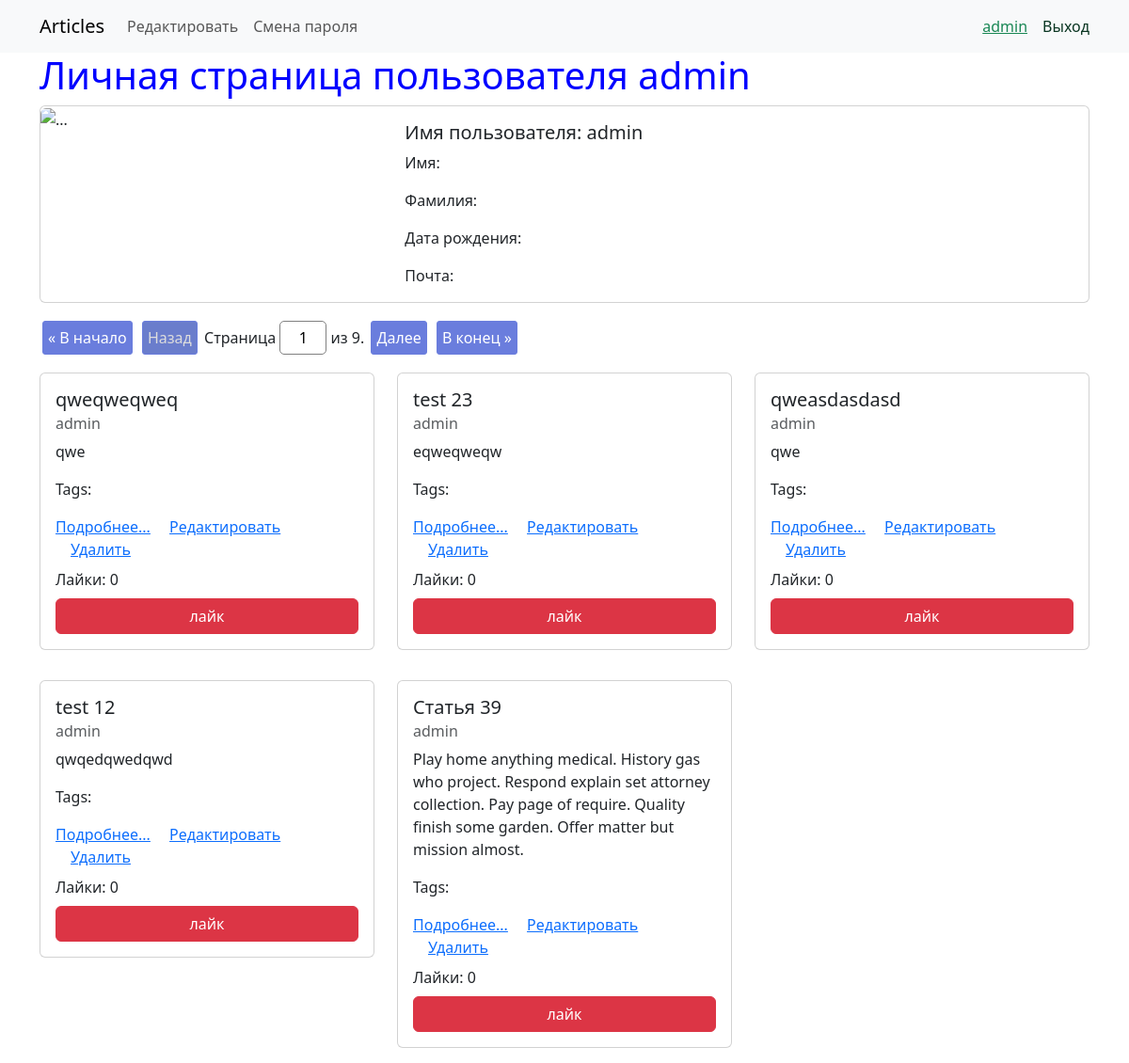
/accounts/1/ (signed in), run on the app's committed database.
### webapp/models.py (models this page shows, shortened)
class AbstractModel(models.Model):
    created_at = models.DateTimeField(verbose_name='Время создания', auto_now_add=True)
    updated_at = models.DateTimeField(auto_now=True, verbose_name='Время изменения')
    class Meta:
        abstract = True

class Article(AbstractModel):
    title = models.CharField(max_length=50, null=False, blank=False, validators=[MinLengthValidator(4), ],
                             verbose_name="Заголовок")
    content = models.TextField(max_length=3000, null=False, blank=False, verbose_name='Контент')
    author = models.ForeignKey(get_user_model(), default=1, related_name='articles', on_delete=models.CASCADE, verbose_name="Автор")
    tags = models.ManyToManyField('webapp.Tag', blank=True, related_name='articles', verbose_name='Теги')
    likes = models.ManyToManyField(get_user_model(), related_name='loved_articles')
    def get_absolute_url(self):
        return reverse('webapp:article_view', kwargs={'pk': self.pk})

### accounts/views.py (the view)
# urls.py: path('<int:pk>/', UserDetailView.as_view(), name='user_detail'),
class UserDetailView(LoginRequiredMixin, DetailView):
    model = get_user_model()
    template_name = 'user_detail.html'
    context_object_name = 'user_obj'
    paginate_related_by = 5
    paginate_related_orphans = 0
    def get_context_data(self, **kwargs):
        articles = self.object.articles.order_by('-created_at')
        paginator = Paginator(articles, self.paginate_related_by, orphans=self.paginate_related_orphans)
        page_number = self.request.GET.get('page', 1)
        page = paginator.get_page(page_number)
        kwargs['page_obj'] = page
        kwargs['articles'] = page.object_list
        kwargs['is_paginated'] = page.has_other_pages()
        return super().get_context_data(**kwargs)

### accounts/templates/user_detail.html (shortened to what this page needs)
{% extends 'base.html' %}
{% block menu %}
        {% if request.user.is_authenticated and request.user == user_obj %}
            <a class="nav-link" aria-current="page" href="{% url 'accounts:user_change' request.user.pk %}">Редактировать</a>
            <a class="nav-link" aria-current="page" href="{% url 'accounts:password_change' request.user.pk %}">Смена пароля</a>
        {% endif %}
{% endblock %}
{% block content %}
    <h1>Личная страница пользователя {{ user_obj.get_full_name|default:user_obj.username }}</h1>
    <div class="card mb-3">
        <div class="row g-0">
            <div class="col-md-4">
                <img src="{{ user_obj.profile.avatar.url }}" class="img-fluid rounded-start" alt="...">
            </div>
            <div class="col-md-8">
                <div class="card-body">
                    <h5 class="card-title">Имя пользователя: {{ user_obj.username }}</h5>
                    <p class="card-text">Имя: {{ user_obj.first_name }}</p>
                    <p class="card-text">Фамилия: {{ user_obj.last_name }}</p>
                    <p class="card-text">Дата рождения: {{ user_obj.profile.birth_date|date:'d.m.Y' }}</p>
                    <p class="card-text">Почта: {{ user_obj.email }}</p>
                </div>
            </div>
        </div>
    </div>
    {% include 'partial/article_list.html' %}
{% endblock %}

### webapp/templates/base.html (shortened to what this page needs)
{% load static %}
<!doctype html>
<html lang="en">
<head>
    <link href="https://cdn.jsdelivr.net/npm/bootstrap@5.3.2/dist/css/bootstrap.min.css" rel="stylesheet"
>
    <link rel="stylesheet" href="{% static 'css/style.css' %}">
</head>
<body>
<nav class="navbar navbar-expand-lg bg-body-tertiary">
    <div class="container">
        <a class="navbar-brand" href="{% url 'webapp:index' %}">Articles</a>
        <div class="collapse navbar-collapse" id="navbarNavAltMarkup">
            <div class="navbar-nav me-auto mb-2 mb-lg-0">
                {% block menu %}{% endblock %}
            </div>
            <div class="d-flex">
                {% if not request.user.is_authenticated %}
                    <a class="text-primary-emphasis text-decoration-none me-3" aria-current="page"
                       href="{% url 'accounts:user_create' %}?next={{ request.get_full_path }}">Регистрация</a>
                    <a class="text-success-emphasis text-decoration-none" aria-current="page"
                       href="{% url 'accounts:login' %}?next={{ request.get_full_path }}">Вход</a>
                {% else %}
                    <a href="{% url 'accounts:user_detail' request.user.id %}" class="text-success me-3">{{ request.user }}</a>
                    <a class="text-success-emphasis text-decoration-none" aria-current="page"
                       href="{% url 'accounts:logout' %}?next={{ request.get_full_path }}">Выход</a>
                {% endif %}
            </div>
        </div>
    </div>
</nav>
<div class="container">
    {% block content %}
    {% endblock %}
</div>
</body>
</html>

### webapp/templates/partial/article_list.html (shortened to what this page needs)
    {% if is_paginated %}
    	{% include 'partial/pagination.html' %}
    {% endif %}
    <div class="row row-cols-3">
        {% for article in articles %}
            <div class="col">
                <div class="card my-3">
                    <div class="card-body">
                        <h5 class="card-title">{{ article.title }}</h5>
                        <h6 class="card-subtitle mb-2 text-body-secondary">{{ article.author }}</h6>
                        <p class="card-text">{{ article.content }}</p>
                        <p class="card-text">Tags:
                        </p>
                        <a href="{{ article.get_absolute_url }}" class="card-link">Подробнее...</a>
                    {% if perms.webapp.change_article or article.author == request.user %}
                        <a href="{% url 'webapp:article_update_view' pk=article.pk %}" class="card-link">Редактировать</a>
                    {% endif %}
                    {% if perms.webapp.delete_article or article.author == request.user %}
                        <a href="{% url 'webapp:article_delete_view' pk=article.pk %}" class="card-link">Удалить</a>
                    {% endif %}
                    <p class="card-text my-2">Лайки: <span id="likes_count_{{ article.pk }}">{{ article.likes.count }}</span></p>
                        {% if request.user.is_authenticated %}
                            <a class="btn btn-danger d-block likes" href="{% url 'webapp:article_like' article.pk %}" data-span-count-id="likes_count_{{ article.pk }}">
                                {% if request.user in article.likes.all %}анлайк
                                {% else %}лайк
                                {% endif %}</a>
                        {% endif %}
                    </div>
                </div>
            </div>
            {% empty %}
            <p>Нет статей</p>
        {% endfor %}
    </div>

### webapp/static/css/style.css (style rules this page uses)
h1 { color: blue; }

### data on the page
Article: title "qweqweqweq", author "admin", content "qwe", likes.count "0", shows "лайк"
Article: title "test 23", author "admin", content "eqweqweqw", likes.count "0", shows "лайк"
Article: title "qweasdasdasd", author "admin", content "qwe", likes.count "0", shows "лайк"
Article: title "test 12", author "admin", content "qwqedqwedqwd", likes.count "0", shows "лайк"
Article: title "Статья 39", author "admin", content "Play home anything medical. History gas who project. Respond explain set attorney collection. Pay page of require. Quality finish some garden. Offer matter but mission almost.", likes.count "0", shows "лайк"

### other printed values
{{ request.user }} "admin"
{{ user_obj.get_full_name|default:user_obj.username }} "admin"
{{ user_obj.username }} "admin"
{{ page_obj.paginator.num_pages }} "9"
